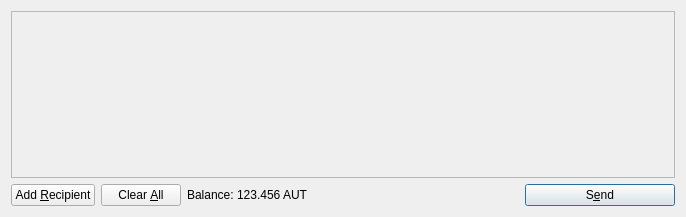
<?xml version="1.0" encoding="UTF-8"?>
<ui version="4.0">
 <class>SendCoinsDialog</class>
 <widget class="QDialog" name="SendCoinsDialog">
  <property name="geometry">
   <rect>
    <x>0</x>
    <y>0</y>
    <width>686</width>
    <height>217</height>
   </rect>
  </property>
  <property name="windowTitle">
   <string>Send Coins</string>
  </property>
  <layout class="QVBoxLayout" name="verticalLayout">
   <item>
    <widget class="QScrollArea" name="scrollArea">
     <property name="widgetResizable">
      <bool>true</bool>
     </property>
     <widget class="QWidget" name="scrollAreaWidgetContents">
      <property name="geometry">
       <rect>
        <x>0</x>
        <y>0</y>
        <width>666</width>
        <height>165</height>
       </rect>
      </property>
      <layout class="QVBoxLayout" name="verticalLayout_2">
       <property name="margin">
        <number>0</number>
       </property>
       <item>
        <layout class="QVBoxLayout" name="entries">
         <property name="spacing">
          <number>6</number>
         </property>
        </layout>
       </item>
       <item>
        <spacer name="verticalSpacer">
         <property name="orientation">
          <enum>Qt::Vertical</enum>
         </property>
         <property name="sizeHint" stdset="0">
          <size>
           <width>20</width>
           <height>40</height>
          </size>
         </property>
        </spacer>
       </item>
      </layout>
     </widget>
    </widget>
   </item>
   <item>
    <layout class="QHBoxLayout" name="horizontalLayout">
     <item>
      <widget class="QPushButton" name="addButton">
       <property name="toolTip">
        <string>Send to multiple recipients at once</string>
       </property>
       <property name="text">
        <string>Add &amp;Recipient</string>
       </property>
       <property name="icon">
        <iconset resource="../bitcoin.qrc">
         <normaloff>:/icons/add</normaloff>:/icons/add</iconset>
       </property>
       <property name="autoDefault">
        <bool>false</bool>
       </property>
      </widget>
     </item>
     <item>
      <widget class="QPushButton" name="clearButton">
       <property name="sizePolicy">
        <sizepolicy hsizetype="Minimum" vsizetype="Fixed">
         <horstretch>0</horstretch>
         <verstretch>0</verstretch>
        </sizepolicy>
       </property>
       <property name="toolTip">
        <string>Remove all transaction fields</string>
       </property>
       <property name="text">
        <string>Clear &amp;All</string>
       </property>
       <property name="icon">
        <iconset resource="../bitcoin.qrc">
         <normaloff>:/icons/remove</normaloff>:/icons/remove</iconset>
       </property>
       <property name="autoRepeatDelay">
        <number>300</number>
       </property>
       <property name="autoDefault">
        <bool>false</bool>
       </property>
      </widget>
     </item>
     <item>
      <layout class="QHBoxLayout" name="horizontalLayout_2">
       <property name="spacing">
        <number>3</number>
       </property>
       <item>
        <widget class="QLabel" name="label">
         <property name="text">
          <string>Balance:</string>
         </property>
        </widget>
       </item>
       <item>
        <widget class="QLabel" name="labelBalance">
         <property name="cursor">
          <cursorShape>IBeamCursor</cursorShape>
         </property>
         <property name="text">
          <string>123.456 AUT</string>
         </property>
         <property name="textInteractionFlags">
          <set>Qt::LinksAccessibleByMouse|Qt::TextSelectableByKeyboard|Qt::TextSelectableByMouse</set>
         </property>
        </widget>
       </item>
      </layout>
     </item>
     <item>
      <spacer name="horizontalSpacer">
       <property name="orientation">
        <enum>Qt::Horizontal</enum>
       </property>
       <property name="sizeHint" stdset="0">
        <size>
         <width>40</width>
         <height>20</height>
        </size>
       </property>
      </spacer>
     </item>
     <item>
      <widget class="QPushButton" name="sendButton">
       <property name="minimumSize">
        <size>
         <width>150</width>
         <height>0</height>
        </size>
       </property>
       <property name="toolTip">
        <string>Confirm the send action</string>
       </property>
       <property name="text">
        <string>S&amp;end</string>
       </property>
       <property name="icon">
        <iconset resource="../bitcoin.qrc">
         <normaloff>:/icons/send</normaloff>:/icons/send</iconset>
       </property>
       <property name="default">
        <bool>true</bool>
       </property>
      </widget>
     </item>
    </layout>
   </item>
  </layout>
 </widget>
 <resources>
  <include location="../bitcoin.qrc"/>
 </resources>
 <connections/>
</ui>
